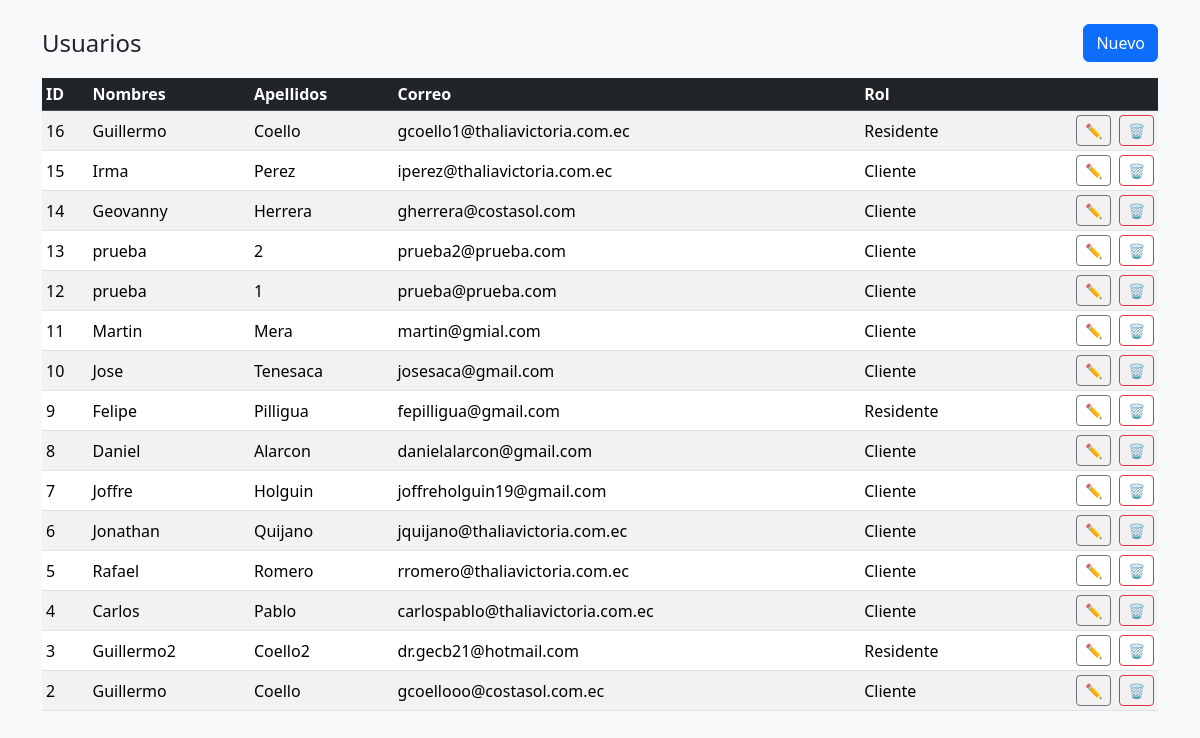
The page /appcostasol/Front/users.php on the database its author committed.
### tables this page shows
CREATE TABLE `usuario` (
  `id` bigint(20) unsigned NOT NULL AUTO_INCREMENT,
  `rol_id` tinyint(3) unsigned NOT NULL,
  `nombres` varchar(60) NOT NULL,
  `apellidos` varchar(60) NOT NULL,
  `cedula` varchar(20) DEFAULT NULL,
  `telefono` varchar(25) DEFAULT NULL,
  `correo` varchar(120) NOT NULL,
  `contrasena_hash` char(60) NOT NULL,
  `numero_propiedades` smallint(5) unsigned DEFAULT '0',
  `url_foto_perfil` varchar(255) DEFAULT NULL,
  `fecha_insertado` datetime DEFAULT CURRENT_TIMESTAMP,
  `token` varchar(255) DEFAULT NULL,
  `onesignal_player_id` varchar(255) DEFAULT NULL,
  `fecha_actualizacion_player_id` timestamp NULL DEFAULT NULL COMMENT 'Fecha de última actualización del OneSignal Player ID',
  PRIMARY KEY (`id`),
  UNIQUE KEY `correo` (`correo`),
  UNIQUE KEY `uk_usuario_cedula` (`cedula`),
  KEY `rol_id` (`rol_id`),
  KEY `idx_usuario_onesignal_player_id` (`onesignal_player_id`),
  CONSTRAINT `usuario_ibfk_1` FOREIGN KEY (`rol_id`) REFERENCES `rol` (`id`)
);

CREATE TABLE `rol` (
  `id` tinyint(3) unsigned NOT NULL AUTO_INCREMENT,
  `nombre` varchar(30) NOT NULL,
  `descripcion` varchar(100) NOT NULL,
  PRIMARY KEY (`id`),
  UNIQUE KEY `nombre` (`nombre`)
);

### appcostasol/Front/users.php (the view, shortened to what this page needs)
<?php
$db = DB::getDB();
$usuarios = $db->query(
  'SELECT u.id, u.nombres, u.apellidos, u.correo, r.nombre AS rol
     FROM usuario u
     JOIN rol r ON r.id = u.rol_id
     ORDER BY u.id DESC'
)->fetchAll();
?>
<!doctype html>
<html lang="es">
<head>
  <link href="https://cdn.jsdelivr.net/npm/bootstrap@5.3.3/dist/css/bootstrap.min.css" rel="stylesheet">
</head>
<body class="bg-light">
<div class="container py-4">
  <div class="d-flex justify-content-between align-items-center mb-3">
    <h1 class="h4 m-0">Usuarios</h1>
    <button class="btn btn-primary" data-bs-toggle="modal" data-bs-target="#modalUsuario"
            onclick="nuevoUsuario()">Nuevo</button>
  </div>
  <table class="table table-sm table-striped align-middle">
    <thead class="table-dark"><tr>
      <th>ID</th><th>Nombres</th><th>Apellidos</th><th>Correo</th><th>Rol</th><th></th>
    </tr></thead>
    <tbody id="tbody">
      <?php foreach ($usuarios as $u): ?>
        <tr>
          <td><?= $u['id'] ?></td>
          <td><?= htmlspecialchars($u['nombres']) ?></td>
          <td><?= htmlspecialchars($u['apellidos']) ?></td>
          <td><?= htmlspecialchars($u['correo']) ?></td>
          <td><?= htmlspecialchars($u['rol']) ?></td>
          <td class="text-end">
            <button class="btn btn-sm btn-outline-secondary me-1"
                    data-bs-toggle="modal" data-bs-target="#modalUsuario"
                    onclick='editarUsuario(<?= json_encode($u) ?>)'>✏️</button>
            <button class="btn btn-sm btn-outline-danger"
                    onclick="borrarUsuario(<?= $u['id'] ?>)">🗑️</button>
          </td>
        </tr>
      <?php endforeach; ?>
    </tbody>
  </table>
</div>
</body></html>

### rows shown on the page
usuario: id "16", nombres "Guillermo", apellidos "Coello", correo "gcoello1@thaliavictoria.com.ec", rol.nombre "Residente"
usuario: id "15", nombres "Irma", apellidos "Perez", correo "iperez@thaliavictoria.com.ec", rol.nombre "Cliente"
usuario: id "14", nombres "Geovanny", apellidos "Herrera", correo "gherrera@costasol.com", rol.nombre "Cliente"
usuario: id "13", nombres "prueba", apellidos "2", correo "prueba2@prueba.com", rol.nombre "Cliente"
usuario: id "12", nombres "prueba", apellidos "1", correo "prueba@prueba.com", rol.nombre "Cliente"
usuario: id "11", nombres "Martin", apellidos "Mera", correo "martin@gmial.com", rol.nombre "Cliente"
usuario: id "10", nombres "Jose", apellidos "Tenesaca", correo "josesaca@gmail.com", rol.nombre "Cliente"
usuario: id "9", nombres "Felipe", apellidos "Pilligua", correo "fepilligua@gmail.com", rol.nombre "Residente"
usuario: id "8", nombres "Daniel", apellidos "Alarcon", correo "danielalarcon@gmail.com", rol.nombre "Cliente"
usuario: id "7", nombres "Joffre", apellidos "Holguin", correo "joffreholguin19@gmail.com", rol.nombre "Cliente"
usuario: id "6", nombres "Jonathan", apellidos "Quijano", correo "jquijano@thaliavictoria.com.ec", rol.nombre "Cliente"
usuario: id "5", nombres "Rafael", apellidos "Romero", correo "rromero@thaliavictoria.com.ec", rol.nombre "Cliente"
usuario: id "4", nombres "Carlos", apellidos "Pablo", correo "carlospablo@thaliavictoria.com.ec", rol.nombre "Cliente"
usuario: id "3", nombres "Guillermo2", apellidos "Coello2", correo "dr.gecb21@hotmail.com", rol.nombre "Residente"
usuario: id "2", nombres "Guillermo", apellidos "Coello", correo "gcoellooo@costasol.com.ec", rol.nombre "Cliente"
